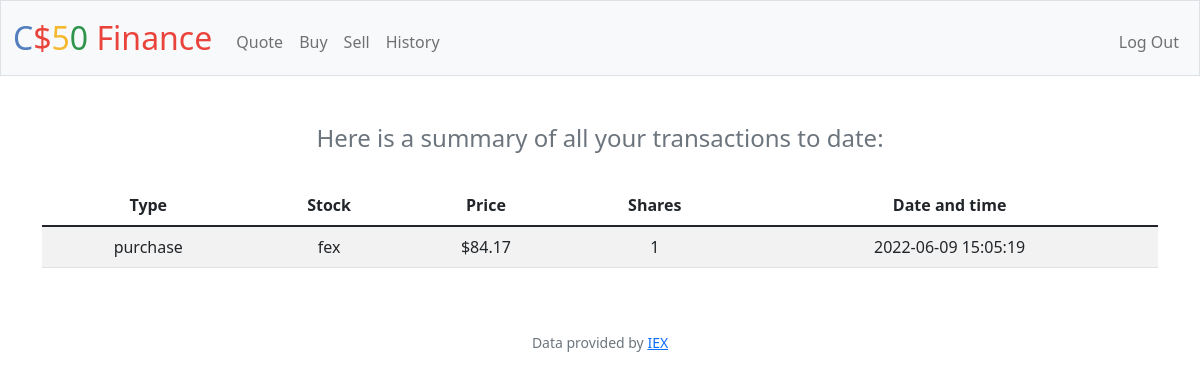
/history (signed in), run on an earlier commit of the app's database.
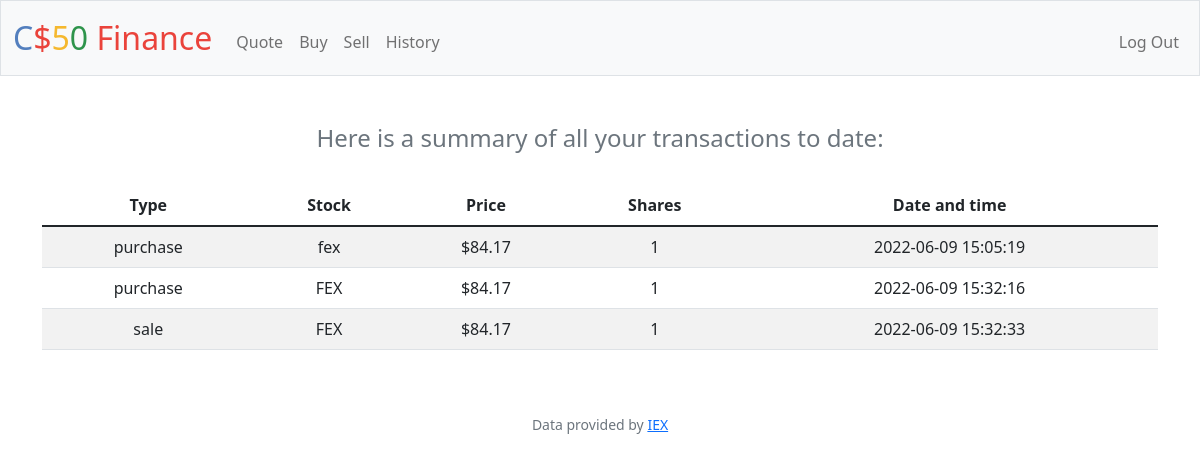
And on a later commit of the database.
### tables this page shows
CREATE TABLE transactions (transaction_id INTEGER PRIMARY KEY AUTOINCREMENT NOT NULL, type TEXT NOT NULL, stock TEXT NOT NULL, price FLOAT NOT NULL, shares INTEGER NOT NULL, time DATETIME, user_id);

### app.py (the view)
@app.route("/history")
@login_required
def history():
    try:
        transactions = db.execute("SELECT type, stock, price, shares, time FROM transactions WHERE user_id = ?", session["user_id"])
    except RuntimeError:
        return apology("You currently have no stocks to sell")
    else:
        return render_template("history.html", transactions=transactions)

### app.py (called while the page is built)
@app.after_request
def after_request(response):
    response.headers["Cache-Control"] = "no-cache, no-store, must-revalidate"
    response.headers["Expires"] = 0
    response.headers["Pragma"] = "no-cache"
    return response

### helpers.py (called while the page is built)
def login_required(f):
    @wraps(f)
    def decorated_function(*args, **kwargs):
        if session.get("user_id") is None:
            return redirect("/login")
        return f(*args, **kwargs)
    return decorated_function

def usd(value):
    return f"${value:,.2f}"

### templates/history.html (shortened to what this page needs)
{% extends "layout.html" %}
{% block main %}
    <h4 class="text-secondary">Here is a summary of all your transactions to date:</h4>
    <br>
        <table class="table table-striped text-center">
            <thead>
                <tr>
                    <th>Type</th>
                    <th>Stock</th>
                    <th>Price</th>
                    <th>Shares</th>
                    <th>Date and time</th>
                </tr>
            </thead>
            <tbody>
                {% for item in transactions %}
                    <tr>
                        <td>{{ item["type"] }}</td>
                        <td>{{ item["stock"] }}</td>
                        <td>{{ item["price"] | usd }}</td>
                        <td>{{ item["shares"] }}</td>
                        <td>{{ item["time"] }}</td>
                    </tr>
                {% endfor %}
            </tbody>
        </table>
{% endblock %}

### templates/layout.html (shortened to what this page needs)
<!DOCTYPE html>
<html lang="en">
    <head>
        <link href="https://cdn.jsdelivr.net/npm/bootstrap@5.1.3/dist/css/bootstrap.min.css" rel="stylesheet">
        <link href="/static/styles.css" rel="stylesheet">
    </head>
    <body>
        <nav class="bg-light border navbar navbar-expand-md navbar-light">
            <div class="container-fluid">
                <a class="navbar-brand" href="/"><span class="blue">C</span><span class="red">$</span><span class="yellow">5</span><span class="green">0</span> <span class="red">Finance</span></a>
                <div class="collapse navbar-collapse" id="navbar">
                    {% if session["user_id"] %}
                        <ul class="navbar-nav me-auto mt-2">
                            <li class="nav-item"><a class="nav-link" href="/quote">Quote</a></li>
                            <li class="nav-item"><a class="nav-link" href="/buy">Buy</a></li>
                            <li class="nav-item"><a class="nav-link" href="/sell">Sell</a></li>
                            <li class="nav-item"><a class="nav-link" href="/history">History</a></li>
                        </ul>
                        <ul class="navbar-nav ms-auto mt-2">
                            <li class="nav-item"><a class="nav-link" href="/logout">Log Out</a></li>
                        </ul>
                    {% else %}
                        <ul class="navbar-nav ms-auto mt-2">
                            <li class="nav-item"><a class="nav-link" href="/register">Register</a></li>
                            <li class="nav-item"><a class="nav-link" href="/login">Log In</a></li>
                        </ul>
                    {% endif %}
                </div>
            </div>
        </nav>
        <main class="container py-5 text-center">
            {% block main %}
            {% endblock %}
        </main>
        <footer class="mb-5 small text-center text-muted">
            Data provided by <a href="https://iexcloud.io/">IEX</a>
        </footer>
    </body>
</html>

### static/styles.css (style rules this page uses)
nav .navbar-brand { font-size: xx-large; }
nav .navbar-brand .blue { color: #537fbe; }
nav .navbar-brand .red { color: #ea433b; }
nav .navbar-brand .yellow { color: #f5b82e; }
nav .navbar-brand .green { color: #2e944b; }

What changed in the data, as far as the page shows it:
added transactions: type "purchase", stock "FEX", price "$84.17", shares "1", time "2022-06-09 15:32:16"
added transactions: type "sale", stock "FEX", price "$84.17", shares "1", time "2022-06-09 15:32:33"
